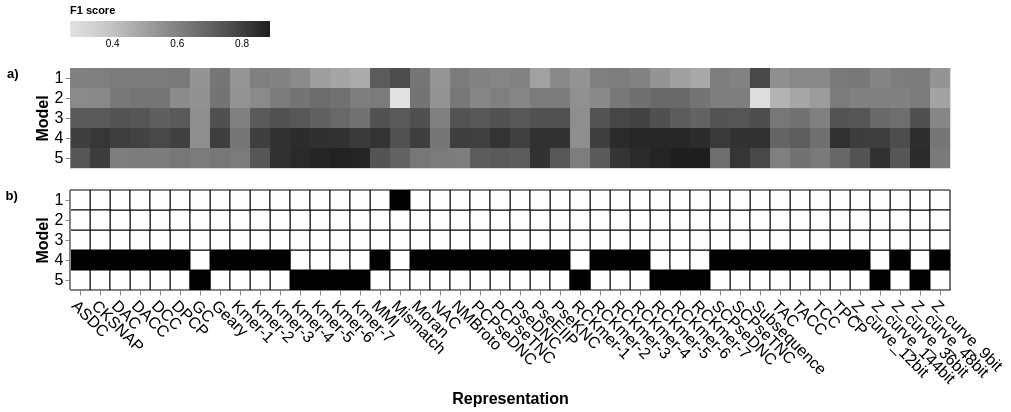

Notebook code for this chart:
### Code cell
overall_metrics = eval_metrics.groupby(['model','representation']).agg({'f1':'mean','accuracy':'mean','precision':'mean','recall':'mean','mcc':'mean'}).reset_index().sort_values(by=['f1'], ascending=False)
overall_metrics = overall_metrics.replace({'LogisticRegression':1, 'NaiveBayes':2, 'DecisionTree':3, 'RandomForest':4, 'SVM':5})
overall_metrics['rank'] = overall_metrics.groupby('representation')['f1'].rank(method="first", ascending=False)

# Step 1: Melt the DataFrame
metrics = ['accuracy', 'precision', 'recall', 'f1', 'mcc']
df_long = overall_metrics.melt(
    id_vars=['model', 'representation'],
    value_vars=metrics,
    var_name='metric',
    value_name='value'
)

# Step 2: Create the Altair chart
# Dropdown selector
metric_param = alt.param(
    bind=alt.binding_select(options=metrics, name='Metric:'),
    value='f1'
)

# Heatmap
overall_heatmap = alt.Chart(df_long).mark_rect().encode(
    x=alt.X('representation:N', title='Representation', axis=None),#axis=alt.Axis(labelAngle=45)),
    y=alt.Y('model:N', title='Model'),
    color=alt.Color('value:Q', scale=alt.Scale(scheme='greys'), legend=alt.Legend(title='F1 score', orient='top',)),
    tooltip=['metric', 'value']
).transform_filter(
    (alt.datum.metric == metric_param) 
).add_params(
    metric_param,
).properties(
    title=alt.TitleParams('a)', anchor='end', orient='left', angle=0)  # Add Left-side title
)


# Heatmap with highlighted box for top model for each representation
highlight_condition = alt.condition(
    alt.datum.rank == 1,  # condition
    alt.value('black'),    # stroke color if True
    alt.value('white')     # stroke color if False
)

selected_heatmap = alt.Chart(overall_metrics).mark_rect(
    stroke='black',     # border color
    strokeWidth=1       # border thickness
).encode(
    x=alt.X('representation:N', title='Representation', axis=alt.Axis(labelAngle=45)),
    y=alt.Y('model:N', title='Model'),
    color=alt.condition(
        alt.datum.rank == 1,
        alt.value('black'),
        alt.value('white')
    )
).properties(
    title=alt.TitleParams('b)', anchor='end', orient='left', angle=0)  # Add Left-side title
)


fontsize=16
combined_chart = alt.vconcat(
    overall_heatmap, selected_heatmap
).resolve_scale(
    x='shared'  # or 'shared' if you want exact same y-scale
).configure_axis(
    labelFontSize=fontsize,
    titleFontSize=fontsize,
).configure_header(
    labelFontSize=fontsize,
    titleFontSize=fontsize,
)

combined_chart

### Figure 1 — Vega-Lite specification as saved in the notebook (floating-point values rounded to 4 significant figures; data arrays with more than 128 entries replaced by an {"elided": "..."} marker saying what was removed)
{"config": {"view": {"continuousWidth": 300, "continuousHeight": 300}, "axis": {"labelFontSize": 16, "titleFontSize": 16}, "header": {"labelFontSize": 16, "titleFontSize": 16}}, "vconcat": [{"data": {"name": "data-fb1882dff9133cdf41b2640e07bf8ef3"}, "mark": {"type": "rect"}, "encoding": {"color": {"field": "value", "legend": {"orient": "top", "title": "F1 score"}, "scale": {"scheme": "greys"}, "type": "quantitative"}, "tooltip": [{"field": "metric", "type": "nominal"}, {"field": "value", "type": "quantitative"}], "x": {"axis": null, "field": "representation", "title": "Representation", "type": "nominal"}, "y": {"field": "model", "title": "Model", "type": "nominal"}}, "title": {"text": "a)", "anchor": "end", "angle": 0, "orient": "left"}, "transform": [{"filter": "(datum.metric === param_1)"}]}, {"data": {"name": "data-f71334c6145b737c04064b97858eda61"}, "mark": {"type": "rect", "stroke": "black", "strokeWidth": 1}, "encoding": {"color": {"condition": {"test": "(datum.rank === 1)", "value": "black"}, "value": "white"}, "x": {"axis": {"labelAngle": 45}, "field": "representation", "title": "Representation", "type": "nominal"}, "y": {"field": "model", "title": "Model", "type": "nominal"}}, "title": {"text": "b)", "anchor": "end", "angle": 0, "orient": "left"}}], "params": [{"name": "param_1", "bind": {"input": "select", "options": ["accuracy", "precision", "recall", "f1", "mcc"], "name": "Metric:"}, "value": "f1"}], "resolve": {"scale": {"x": "shared"}}, "$schema": "https://vega.github.io/schema/vega-lite/v5.17.0.json", "datasets": {"data-fb1882dff9133cdf41b2640e07bf8ef3": {"elided": "1100 records"}, "data-f71334c6145b737c04064b97858eda61": {"elided": "220 records"}}}
